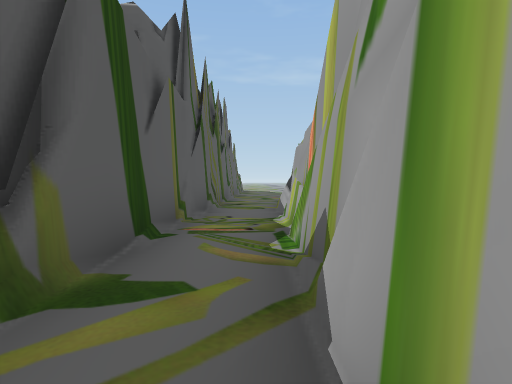
[1] (above)

24 first-person views from a walk through a 3-D level made in the Unity game engine. The camera is 1.2 m above the floor, tilts 2° down and sees 80° across. The floor is counted in squares, 2 m on a side. Each view is taken from the middle of a square. On the plan, view 1 faces up. The plan holds only what a view shows up to about 9 squares ahead; the rest is blank. The place goes on beyond the plan. The player is left out.

[2]
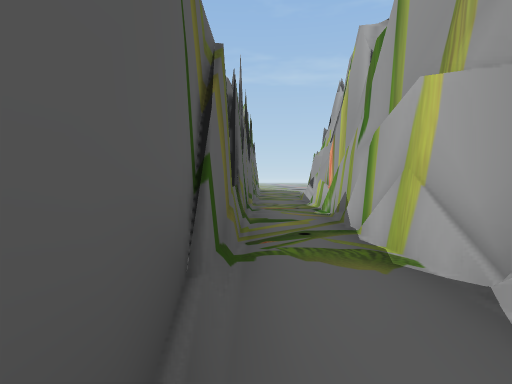

[3]
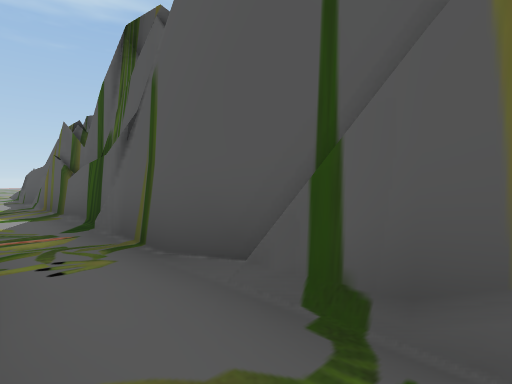

[4]
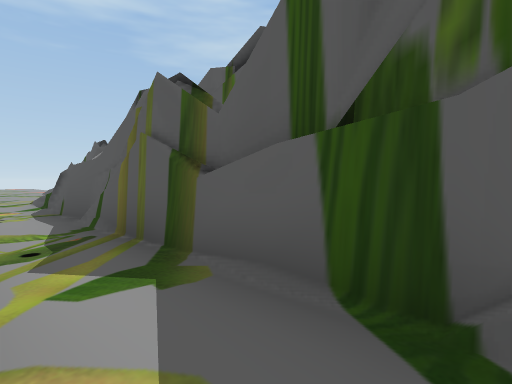

[5]
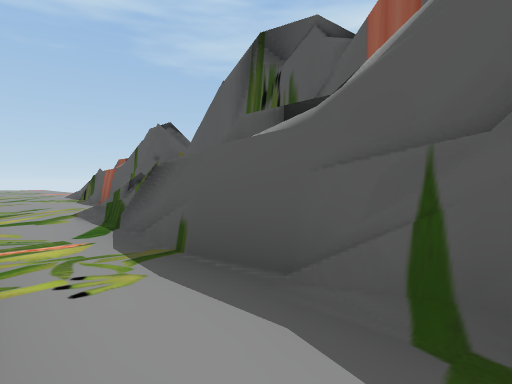

[6]
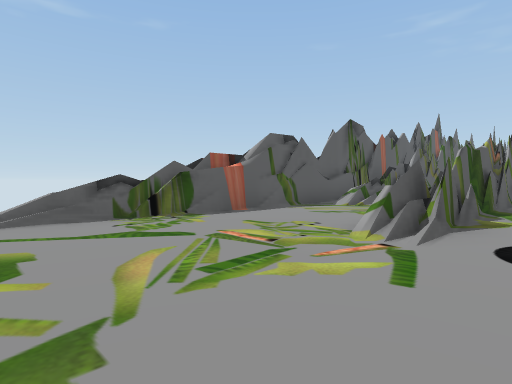

[7]
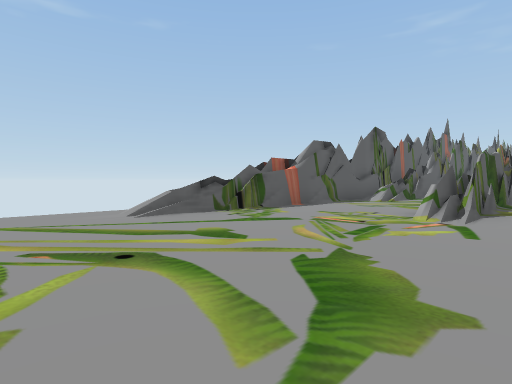

[8]
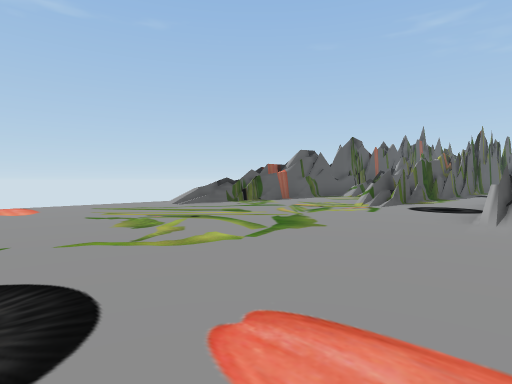

[9]
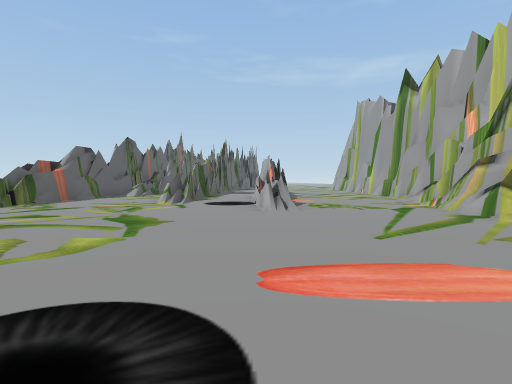

[10]
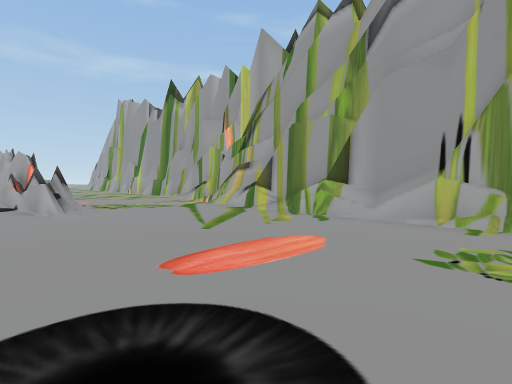

[11]
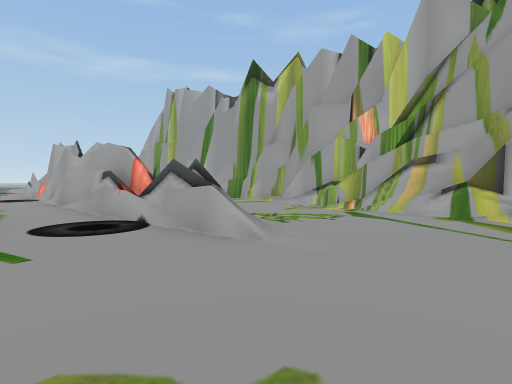

[12]
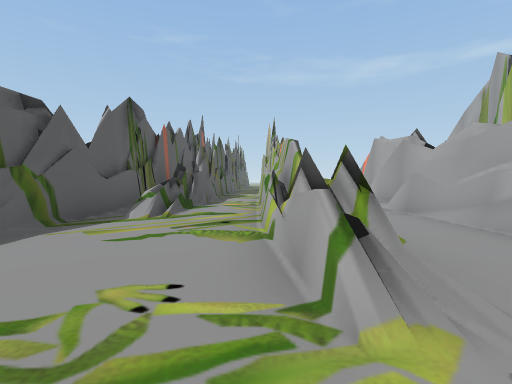

[13]
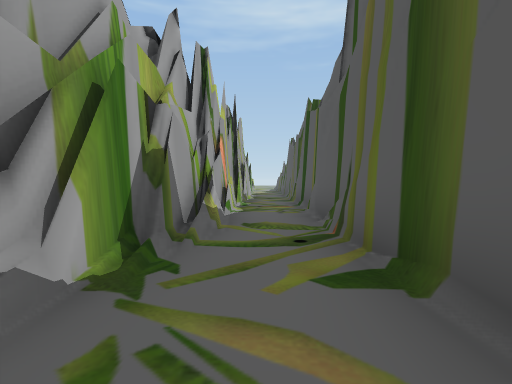

[14]
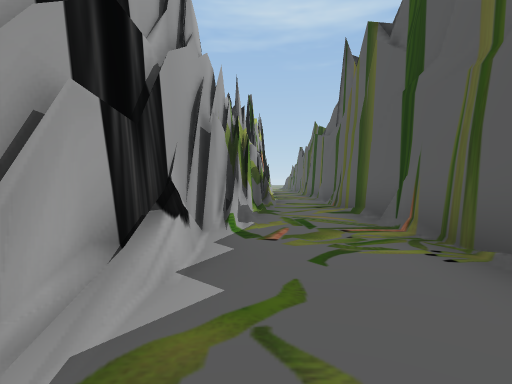

[15]
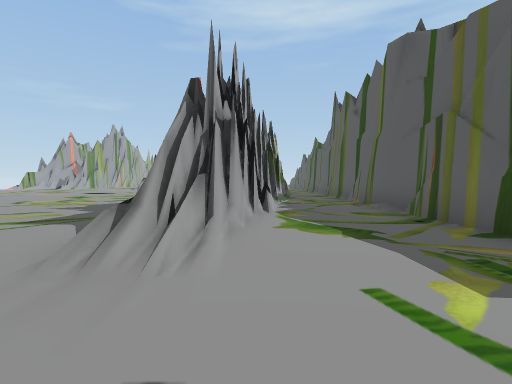

[16]
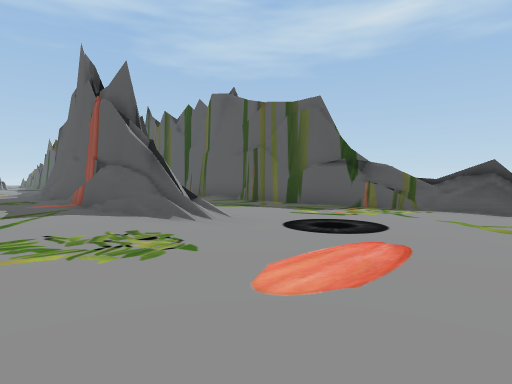

[17]
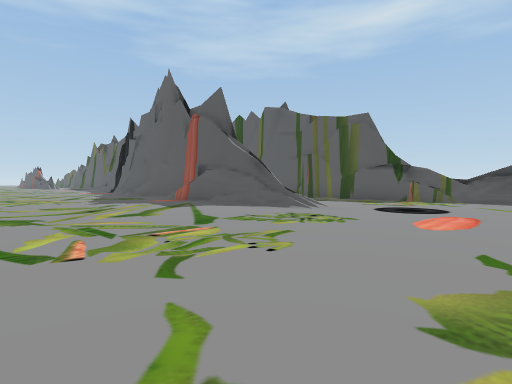

[18]
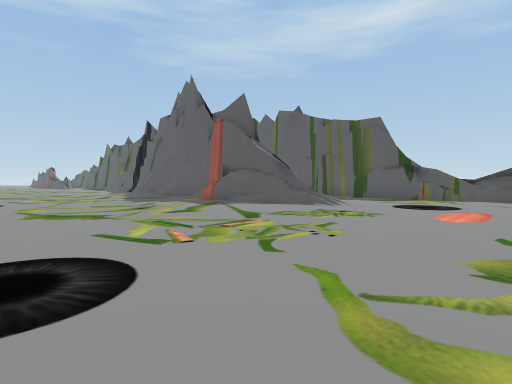

[19]
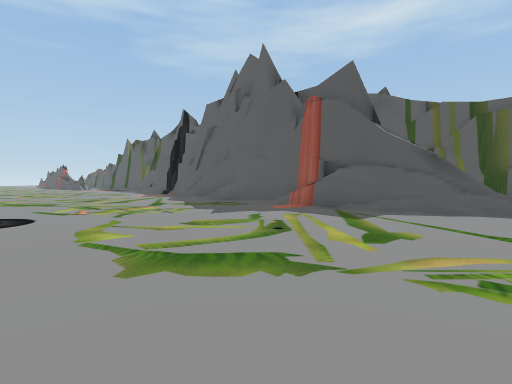

[20]
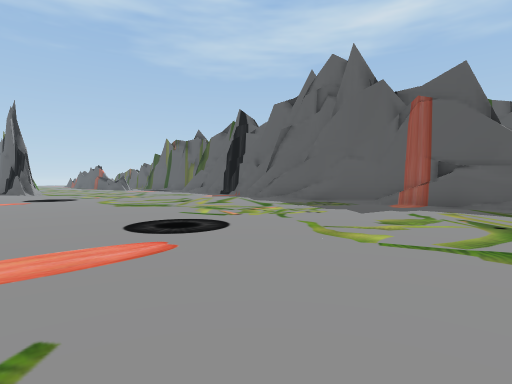

[21]
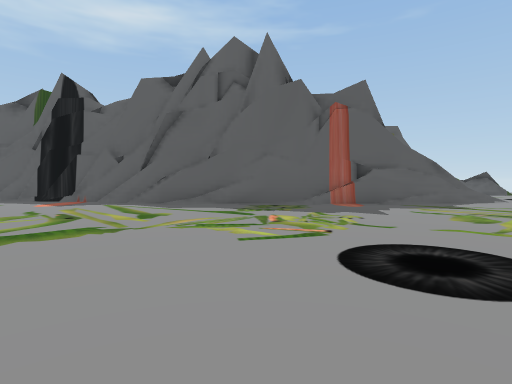

[22]
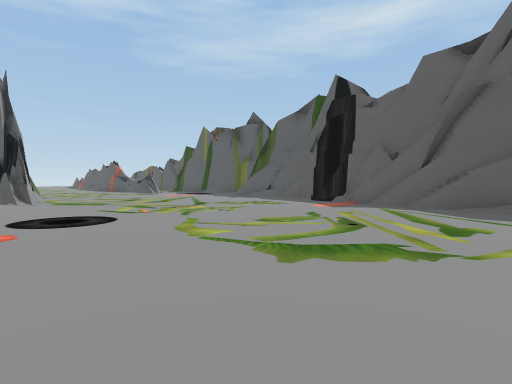

[23]
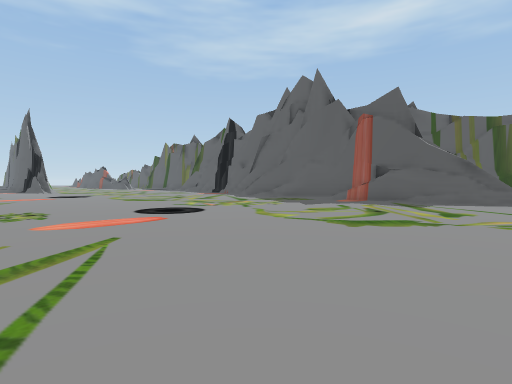

[24]
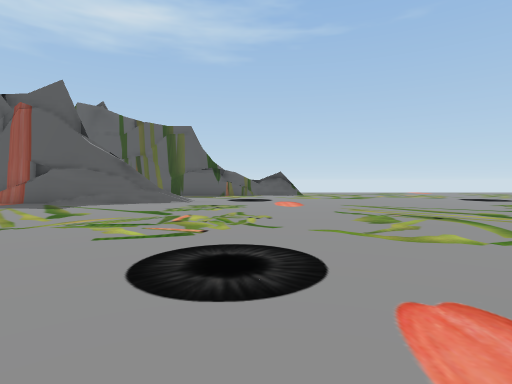

### Floor plan
Key: @ floor where view 1 was taken; # wall or solid block; . floor; / step, stairs or slope; = window, fence, low wall or low ledge.
Columns run from 4 left of view 1 to 13 right of it. Each row starts with its distance up from view 1.
 22      ..........
 21    #............
 20    #.............
 19    #............
 18    #..............
 17    #...#..........
 16    #...#..........
 15    #...#..........
 14    #..##..........
 13    #..##..........
 12    #..##.........
 11    #..##.........
 10    #.###.........
  9    #.###.........
  8    #.###.........
  7    #.###.........
  6    #.###........
  5   ##.#  ........
  4   #..#  .......
  3   #..#   ......
  2   #..#    .....
  1   #..#     ....
  0   #.@#      ..#
 -1   #..#       ##
 -2   #..         #
 -3   #..
 -4   #..
 -5   #..
 -6   #..
 -7   #..
 -8   #..
 -9   #..#
-10  ##..#  #
-11  ##..#./#
-12  ##..#.##
-13  #=..#.#
-14  # ..#.#
-15  #...#.#
-16  #...#.# ...#
-17  #...#.#....#
-18  #.....#....#
-19  #.....#....#
-20 .=.........##
-21 ...........##
-22 ...........#
-23 ...........#
-24 ...........#
-25    ........#
-26       .....#

Positions as (right, up) in squares from view 1, and headings:
1: (0, 0), facing up
2: (-1, -3), facing up
3: (0, 0), facing down-left
4: (0, -4), facing down-left
5: (0, -8), facing down-left
6: (2, -21), facing up-left
7: (2, -23), facing up-left
8: (4, -25), facing up-left
9: (3, -26), facing up
10: (2, -26), facing up-right
11: (1, -22), facing up-right
12: (0, -19), facing up
13: (0, 11), facing down
14: (1, 15), facing down
15: (2, 20), facing down
16: (6, 22), facing down-left
17: (9, 22), facing down-left
18: (10, 22), facing down-left
19: (10, 18), facing down-left
20: (12, 16), facing down-left
21: (12, 11), facing left
22: (11, 10), facing down-left
23: (13, 18), facing down-left
24: (12, 20), facing left
